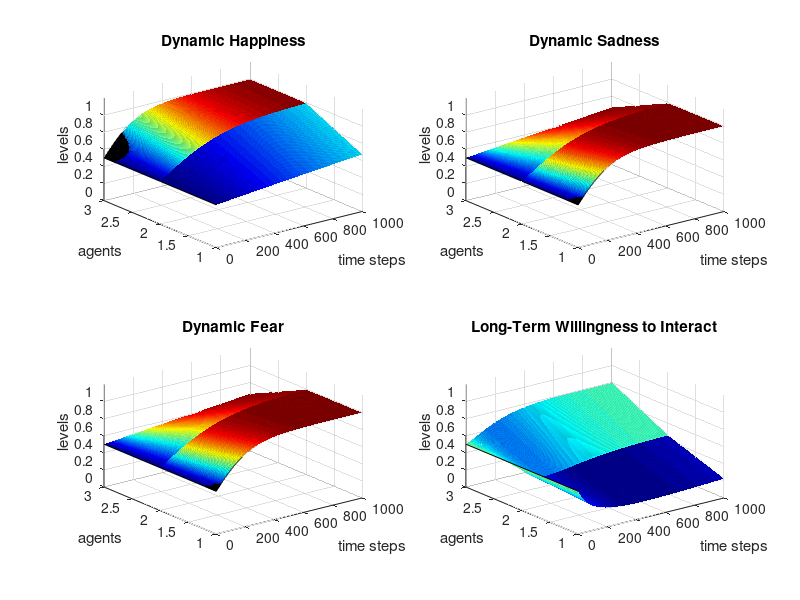
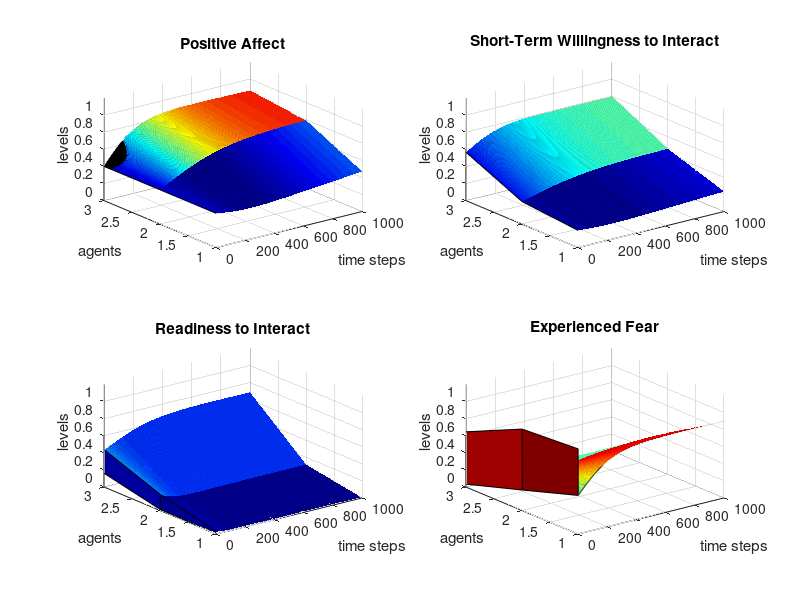
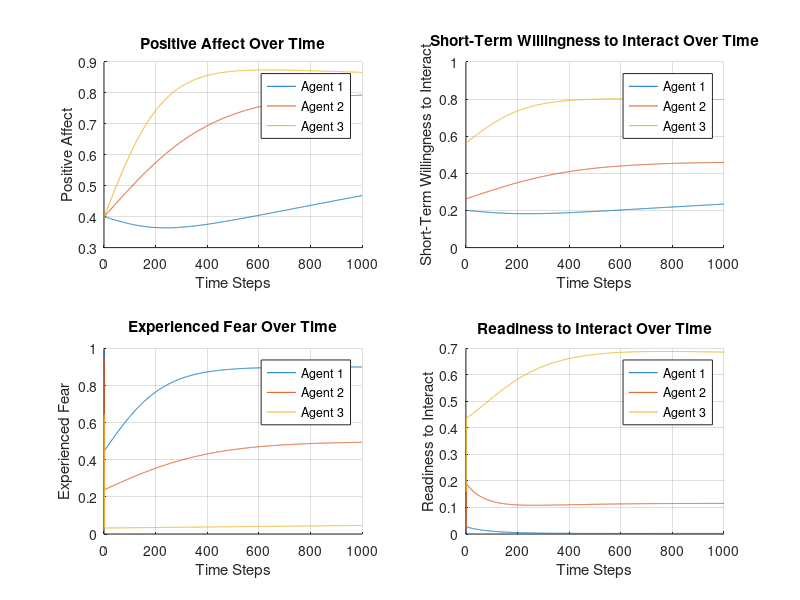
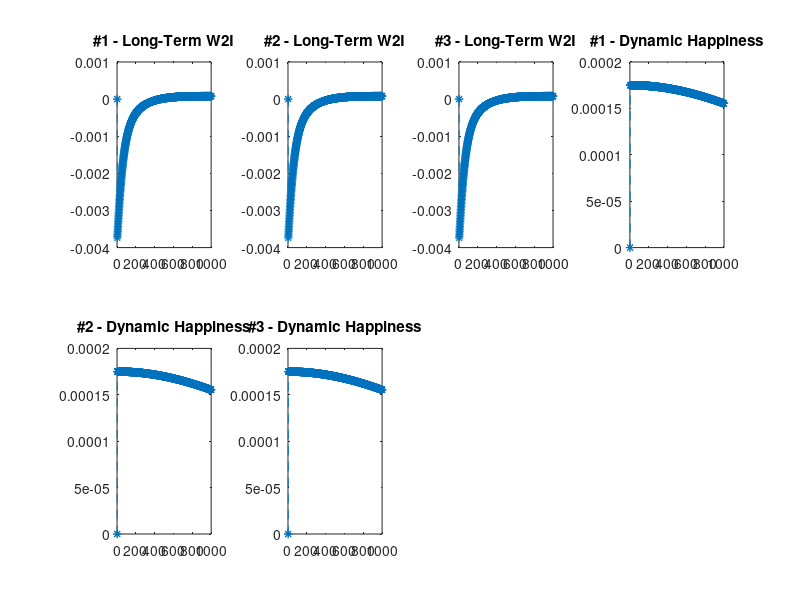

These charts were generated, in order, by the following MATLAB code:

%--- STRANGER SOCIAL INTERACTION MODEL - SSIC MODEL ---%

clc; % clear screen
clear all; % clear all variables & functions
close all; % close figures

%%%%%%%%%%%%%%%%%%%%%%%%%%%%%%%%%%%%%%%%%%%%%%%%%%%%%%%%%%%%%%%%%%%%%%%%%%%%%%%%
% Time settings
%%%%%%%%%%%%%%%%%%%%%%%%%%%%%%%%%%%%%%%%%%%%%%%%%%%%%%%%%%%%%%%%%%%%%%%%%%%%%%%%

maxLimY = 1.2;      % graph Y axis max
minLimX = 0;        % graph X axis min
maxLimChangeY = 0.1;
minLimChangeY = -0.1;
numStep =1000;
numStepChange =1000;
dt= 0.1;

k = 12; #Psi Cap

%%%%%%%%%%%%%%%%%%%%%%%%%%%%%%%%%%%%%%%%%%%%%%%%%%%%%%%%%%%%%%%%%%%%%%%%%%%%%%%%
% Agent Object
%%%%%%%%%%%%%%%%%%%%%%%%%%%%%%%%%%%%%%%%%%%%%%%%%%%%%%%%%%%%%%%%%%%%%%%%%%%%%%%%

% Initialize the 2D array for agents
agentArray = [
    0.1, 0.9, 0.9, 0.1, 0.1, 0.9, 0.9, 0.1, 0.1;
    0.5, 0.5, 0.5, 0.5, 0.5, 0.5, 0.5, 0.5, 0.5;
    0.9, 0.1, 0.1, 0.9, 0.9, 0.1, 0.1, 0.9, 0.9
##    0.9, 0.1, 0.5, 0.5, 0.5, 0.5, 0.5, 0.5, 0.5
];

% Determine the number of agents based on the size of the array
[numAgents, numAttributes] = size(agentArray);


%%%%%%%%%%%%%%%%%%%%%%%%%%%%%%%%%%%%%%%%%%%%%%%%%%%%%%%%%%%%%%%%%%%%%%%%%%%%%%%%
% Declare All Variables and Set INITIAL VALUES
%%%%%%%%%%%%%%%%%%%%%%%%%%%%%%%%%%%%%%%%%%%%%%%%%%%%%%%%%%%%%%%%%%%%%%%%%%%%%%%%

% Instantaneous
Pa = zeros(numAgents, numStep);
Si = zeros(numAgents, numStep);
Ri = zeros(numAgents, numStep);

%Temporal
Dh = zeros(numAgents, numStep);
Ds = zeros(numAgents, numStep);
Df = zeros(numAgents, numStep);
Li = zeros(numAgents, numStep);
Psi = zeros(numAgents, numStep);

%Difference
dfDh = zeros(numAgents,numStepChange);
dfDs = zeros(numAgents,numStepChange);
dfDf = zeros(numAgents,numStepChange);
dfLi = zeros(numAgents,numStepChange);



%%%%%%%%%%%%%%%%%%%%%%%%%%%%%%%%%%%%%%%%%%%%%%%%%%%%%%%%%%%%%%%%%%%%%%%%%%%%%%%%
% Initialisation of all instantaneous parameters

% Positive Affect Para
beta_Pa = 0.2;

% Personality Para
omega_Ps = 0.5;

% Willingness to Interact Para
beta_Si = 0.5;    % Short-Term

% Readiness to Interact Para
omega_Ri = 0.;
beta_Ri = 1.0;




%%%%%%%%%%%%%%%%%%%%%%%%%%%%%%%%%%%%%%%%%%%%%%%%%%%%%%%%%%%%%%%%%%%%%%%%%%%%%%%%
% Initialisation of all temporal parameters

% Dynamic Emotions Para
gamma_Dh = 0.1;   % Happiness
lambda_Dh = 0.03;
gamma_Ds = 0.1;   % Sadness
lambda_Ds = 0.03;
gamma_Df = 0.1;   % Fear
lambda_Df = 0.03;

% Willingness to Interact Para
gamma_Li = 0.5;   % Long-Term




%%%%%%%%%%%%%%%%%%%%%%%%%%%%%%%%%%%%%%%%%%%%%%%%%%%%%%%%%%%%%%%%%%%%%%%%%%%%%%%%
% Set all Factors
%%%%%%%%%%%%%%%%%%%%%%%%%%%%%%%%%%%%%%%%%%%%%%%%%%%%%%%%%%%%%%%%%%%%%%%%%%%%%%%%

           %%% Setting temporal Factors %%%

for i=1:numAgents
  Dh(i, 1) = 0.5;
  Ds(i, 1) = 0.5;
  Df(i, 1) = 0.5;
  Li(i, 1) = 0.5;
endfor



% Now you can use the agents array in your model

for t = 1:numStep
    for i = 1:numAgents
        % Access agent properties using agentArray(i, columnIndex)
        Ha(i, t) = agentArray(i, 1); % Happiness
        Sd(i, t) = agentArray(i, 2); % Sadness
        Fe(i, t) = agentArray(i, 3); % Fear
        Ex(i, t) = agentArray(i, 4); % Extrovertness
        Op(i, t) = agentArray(i, 5); % Openness
        Nu(i, t) = agentArray(i, 6); % Neuroticism
        Eh(i, t) = agentArray(i, 7); % Exhaustion
        Nc(i, t) = agentArray(i, 8); % Cultural Preference
        Ni(i, t) = agentArray(i, 9); % Interest Similarity
    end
end



%%%%%%%%%%%%%%%%%%%%%%%%%%%%%%%%%%%%%%%%%%%%%%%%%%%%%%%%%%%%%%%%%%%%%%%%%%%%%%%%
% Run the model at t=1
%%%%%%%%%%%%%%%%%%%%%%%%%%%%%%%%%%%%%%%%%%%%%%%%%%%%%%%%%%%%%%%%%%%%%%%%%%%%%%%%

for i = 1:numAgents

  % Positive Affect
  Pa(i, 1) = Dh(i, 1) - (beta_Pa * Ds(i, 1));

  % Short Term Willingness to Interact
  Si(i, 1) = beta_Si * Pa(i, 1) + (1 - beta_Si) * (omega_Ps * Ex(i, 1) + (1 - omega_Ps) * Op(i, 1)) * Nc(i, 1) * (1 - Eh(i, 1));

  % Experienced Fear
  Psi(i, 1) = 1 / (1 + exp(-k * (Df(i, 1) * Nu(i, 1))));

  % Interaction Readiness
  Ri(i, 1) = beta_Ri * (omega_Ri * Si(i, 1) + (1 - omega_Ri) * Li(i, 1)) * Ni(i, 1) * (1 - Psi(i, 1));
endfor

%%%%%%%%%%%%%%%%%%%%%%%%%%%%%%%%%%%%%%%%%%%%%%%%%%%%%%%%%%%%%%%%%%%%%%%%%%%%%%%%
% Run the model at t=2
%%%%%%%%%%%%%%%%%%%%%%%%%%%%%%%%%%%%%%%%%%%%%%%%%%%%%%%%%%%%%%%%%%%%%%%%%%%%%%%%

for t = 2:numStep
  for i=1:numAgents

    % Dynamic Emotions
    Dh(i, t) = Dh(i, t-1) + gamma_Dh * (Ha(i,t-1) - lambda_Dh) * Dh(i, t-1) * (1 - Dh(i, t-1)) * dt;
    Ds(i, t) = Ds(i, t-1) + gamma_Ds * (Sd(i,t-1) - lambda_Ds) * Ds(i, t-1) * (1 - Ds(i, t-1)) * dt;
    Df(i, t) = Df(i, t-1) + gamma_Df * (Fe(i,t-1) - lambda_Df) * Df(i, t-1) * (1 - Df(i, t-1)) * dt;

    % Positive Affect
    Pa(i, t) = Dh(i, t) - (beta_Pa * Ds(i, t));

    % Short Term Willingness to Interact
    Si(i, t) = beta_Si * Pa(i, t) + (1 - beta_Si) * (omega_Ps * Ex(i, t) + (1 - omega_Ps) * Op(i, t)) * Nc(i, t) * (1 - Eh(i, t));

    % Long Term
    Li(i, t) = Li(i,t-1) + gamma_Li * (Si(i,t-1) - Li(i,t-1)) * (1 - Li(i,t-1)) * Li(i,t-1) * dt;

    % Experienced Fear
##    Psi(i, t) = 1 / (1 + exp(-k * (Df(i, t) * Nu(i, t))));
##      Psi(i, t) = 1 / (1 + exp(-k * ((Df(i, t) * Nu(i, t))-0.5)));
      Psi(i, t) = Df(i, t) * Nu(i, t)/ (1 + exp(-k * (Df(i, t) * Nu(i, t))));

    % Interaction Readiness
    Ri(i, t) = beta_Ri * (omega_Ri * Si(i, t) + (1 - omega_Ri) * Li(i, t)) * Ni(i, t) * (1 - Psi(i, t));

  endfor

endfor

% checking equillibria
for t=3:numStepChange
  for i=1:numAgents
    dfDh(i,t) = Dh(i,t-1) - Dh(i, t-2);
    dfDs(i,t) = Ds(i,t-1) - Ds(i, t-2);
    dfDf(i,t) = Df(i,t-1) - Df(i, t-2);
    dfLi(i,t) = Li(i,t-1) - Li(i, t-2);
  endfor
endfor



%%%%%%%%%%%%%%%%%%%%%%%%%%%%%%%%%%%%%%%%%%%%%%%%%%%%%%%%%%%%%%%%%%%%%%%%%%%%%%%%
%                                  Graphs
%%%%%%%%%%%%%%%%%%%%%%%%%%%%%%%%%%%%%%%%%%%%%%%%%%%%%%%%%%%%%%%%%%%%%%%%%%%%%%%%

% Temporal Variables
  figure('Name', 'Temporal Factors');
  colormap('jet');

  subplot(2,2,1);
  surf(Dh(1:numAgents,1:numStep));
  xlabel('time steps');ylabel('agents');zlabel('levels');
  xlim([0 numStep]);ylim([1 numAgents]);zlim([minLimX maxLimY]);
  title('Dynamic Happiness')
  hold on

  subplot(2,2,2);
  surf(Ds(1:numAgents,1:numStep));
  xlabel('time steps');ylabel('agents');zlabel('levels');
  xlim([0 numStep]);ylim([1 numAgents]);zlim([minLimX maxLimY]);
  title('Dynamic Sadness')
  hold on

  subplot(2,2,3);
  surf(Df(1:numAgents,1:numStep));
  xlabel('time steps');ylabel('agents');zlabel('levels');
  xlim([0 numStep]);ylim([1 numAgents]);zlim([minLimX maxLimY]);
  title('Dynamic Fear')
  hold on

  subplot(2,2,4);
  surf(Li(1:numAgents,1:numStep));
  xlabel('time steps');ylabel('agents');zlabel('levels');
  xlim([0 numStep]);ylim([1 numAgents]);zlim([minLimX maxLimY]);
  title('Long-Term Willingness to Interact')
  hold on

% Instantaneous Factors
  figure('Name', 'Instantaneous Factors');
  colormap('jet');

  subplot(2,2,1);
  surf(Pa(1:numAgents,1:numStep));
  xlabel('time steps');ylabel('agents');zlabel('levels');
  xlim([0 numStep]);ylim([1 numAgents]);zlim([minLimX maxLimY]);
  title('Positive Affect')
  hold on

  subplot(2,2,2);
  surf(Si(1:numAgents,1:numStep));
  xlabel('time steps');ylabel('agents');zlabel('levels');
  xlim([0 numStep]);ylim([1 numAgents]);zlim([minLimX maxLimY]);
  title('Short-Term Willingness to Interact')
  hold on

  subplot(2,2,3);
  surf(Ri(1:numAgents,1:numStep));
  xlabel('time steps');ylabel('agents');zlabel('levels');
  xlim([0 numStep]);ylim([1 numAgents]);zlim([minLimX maxLimY]);
  title('Readiness to Interact')
  hold on

  subplot(2,2,4);
  surf(Psi(1:numAgents,1:numStep));
  xlabel('time steps');ylabel('agents');zlabel('levels');
  xlim([0 numStep]);ylim([1 numAgents]);zlim([minLimX maxLimY]);
  title('Experienced Fear')
  hold on

% 2D Overlapping Lines Graph for Multiple Attributes
  figure('Name', 'Agent Attributes Over Time');
  colormap('jet'); % Optional: Change color map if desired

  % Positive Affect
  subplot(2, 2, 1); % Create a 2x2 grid and use the first subplot
  hold on; % Hold on to plot all agents in the same subplot
  for i = 1:numAgents
      plot(Pa(i, 1:numStep), 'DisplayName', ['Agent ' num2str(i)]);
  end
  xlabel('Time Steps');
  ylabel('Positive Affect');
  title('Positive Affect Over Time');
  legend('show');
  grid on;
  hold off; % Release hold for this subplot

  % Short-Term Willingness to Interact
  subplot(2, 2, 2); % Use the second subplot
  hold on;
  for i = 1:numAgents
      plot(Si(i, 1:numStep), 'DisplayName', ['Agent ' num2str(i)]);
  end
  xlabel('Time Steps');
  ylabel('Short-Term Willingness to Interact');
  title('Short-Term Willingness to Interact Over Time');
  legend('show');
  grid on;
  hold off;

  % Experienced Fear
  subplot(2, 2, 3); % Use the third subplot
  hold on;
  for i = 1:numAgents
      plot(Psi(i, 1:numStep), 'DisplayName', ['Agent ' num2str(i)]);
  end
  xlabel('Time Steps');
  ylabel('Experienced Fear');
  title('Experienced Fear Over Time');
  legend('show');
  grid on;
  hold off;

  % Readiness to Interact
  subplot(2, 2, 4); % Use the fourth subplot
  hold on;
  for i = 1:numAgents
      plot(Ri(i, 1:numStep), 'DisplayName', ['Agent ' num2str(i)]);
  end
  xlabel('Time Steps');
  ylabel('Readiness to Interact');
  title('Readiness to Interact Over Time');
  legend('show');
  grid on;
  hold off;


% graph equillibria
  figure('Name', 'Equillibria State');

  for t=1:numAgents

    subplot(2,4,t);
    plot (dfLi(1, 1:numStepChange),'--*');
    title (['#'  num2str(t)  ' - Long-Term W2I']);
    hold on;

    subplot(2,4,(t+numAgents));
    plot (dfDh(1, 1:numStepChange),'--*');
    title (['#'  num2str(t)  ' - Dynamic Happiness']);

    hold on;
  endfor

